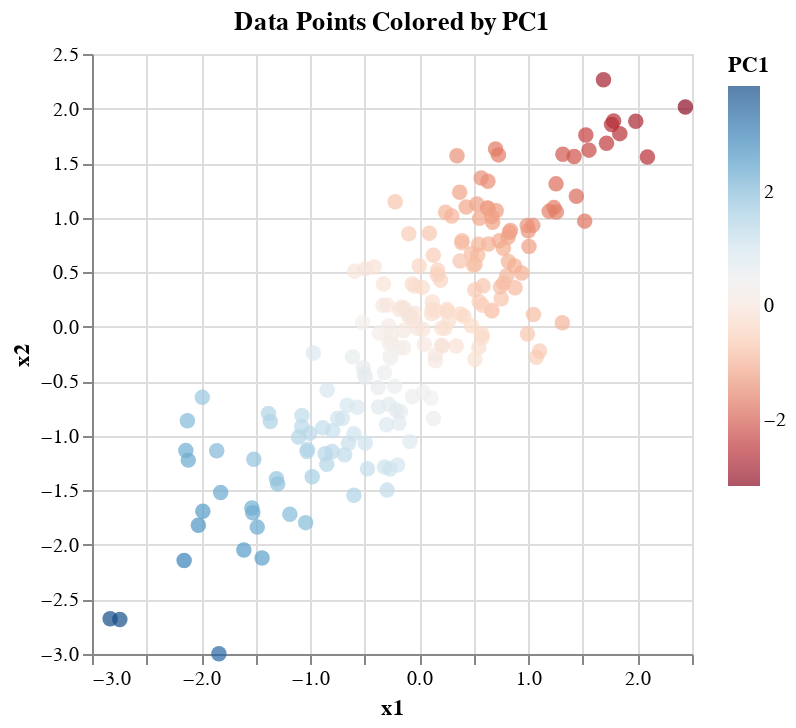
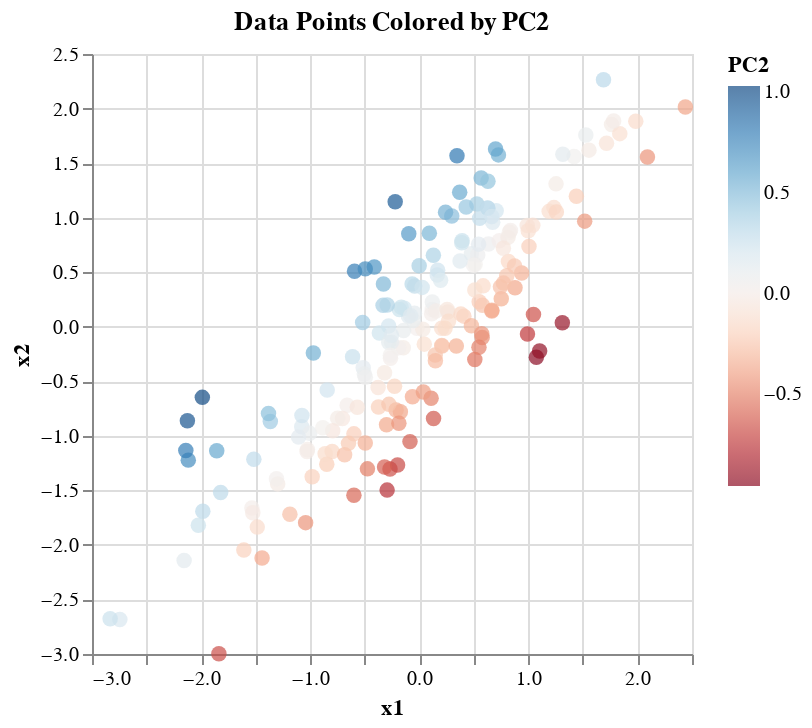

These figures' notebook cell, in order:
### Code cell
alt.Chart(df).mark_circle(size=60).encode(
    x='x1',
    y='x2',
    color=alt.Color('PC1', scale=alt.Scale(scheme='redblue'))
).properties(
    title='Data Points Colored by PC1'
).show()

alt.Chart(df).mark_circle(size=60).encode(
    x='x1',
    y='x2',
    color=alt.Color('PC2', scale=alt.Scale(scheme='redblue'))
).properties(
    title='Data Points Colored by PC2'
).show()

### Figure 1 — Vega-Lite specification as saved in the notebook (floating-point values rounded to 4 significant figures; data arrays with more than 128 entries replaced by an {"elided": "..."} marker saying what was removed)
{"config": {"view": {"continuousWidth": 300, "continuousHeight": 300}}, "data": {"name": "data-dd0183f0bf7138e66ca04929b342c5d6"}, "mark": {"type": "circle", "size": 60}, "encoding": {"color": {"field": "PC1", "scale": {"scheme": "redblue"}, "type": "quantitative"}, "x": {"field": "x1", "type": "quantitative"}, "y": {"field": "x2", "type": "quantitative"}}, "title": "Data Points Colored by PC1", "$schema": "https://vega.github.io/schema/vega-lite/v5.17.0.json", "datasets": {"data-dd0183f0bf7138e66ca04929b342c5d6": {"elided": "200 records"}}}

### Figure 2 — Vega-Lite specification as saved in the notebook (floating-point values rounded to 4 significant figures; data arrays with more than 128 entries replaced by an {"elided": "..."} marker saying what was removed)
{"config": {"view": {"continuousWidth": 300, "continuousHeight": 300}}, "data": {"name": "data-dd0183f0bf7138e66ca04929b342c5d6"}, "mark": {"type": "circle", "size": 60}, "encoding": {"color": {"field": "PC2", "scale": {"scheme": "redblue"}, "type": "quantitative"}, "x": {"field": "x1", "type": "quantitative"}, "y": {"field": "x2", "type": "quantitative"}}, "title": "Data Points Colored by PC2", "$schema": "https://vega.github.io/schema/vega-lite/v5.17.0.json", "datasets": {"data-dd0183f0bf7138e66ca04929b342c5d6": {"elided": "200 records"}}}
